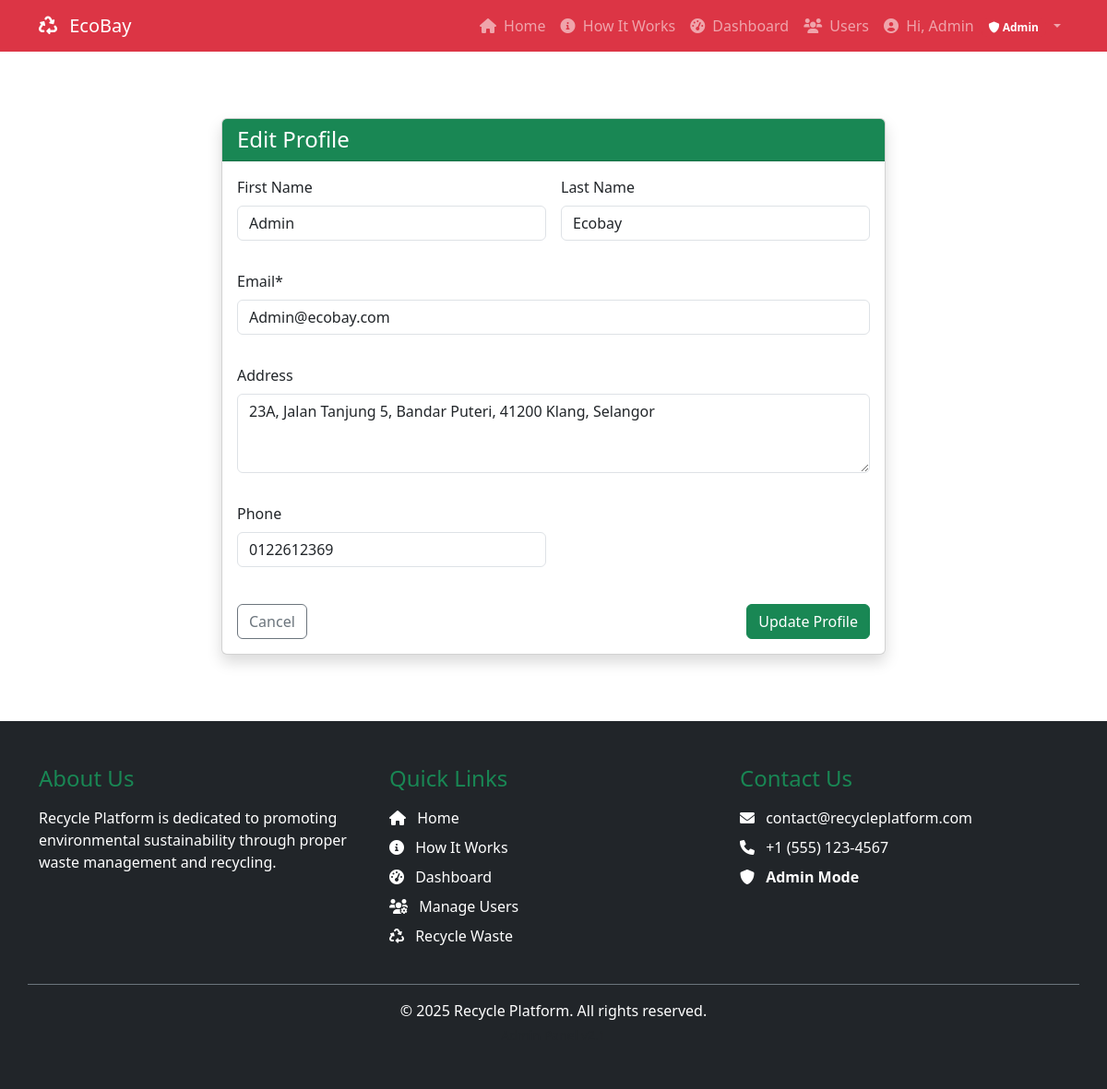
Screenshot of /profile/edit.php (signed in) with the database file from the repository.
### tables this page shows
CREATE TABLE `users` (
  `id` int(11) NOT NULL,
  `username` varchar(50) NOT NULL,
  `email` varchar(100) NOT NULL,
  `password` varchar(255) NOT NULL,
  `first_name` varchar(50) DEFAULT NULL,
  `last_name` varchar(50) DEFAULT NULL,
  `address` text DEFAULT NULL,
  `phone` varchar(20) DEFAULT NULL,
  `eco_points` int(11) DEFAULT 0,
  `created_at` timestamp NOT NULL DEFAULT current_timestamp(),
  `updated_at` timestamp NOT NULL DEFAULT current_timestamp() ON UPDATE current_timestamp(),
  `is_admin` tinyint(1) DEFAULT 0
);

### includes/functions.php (called while the page is built, shortened)
<?php
function getUserById($id) {
    global $pdo;
    $stmt = $pdo->prepare("SELECT * FROM users WHERE id = ?");
    $stmt->execute([$id]);
    return $stmt->fetch(PDO::FETCH_ASSOC);
}
?>

### profile/edit.php (the view, shortened to what this page needs)
<?php
$user = getUserById($_SESSION['user_id']);
?>
<?php include '../includes/header.php'; ?>
<div class="container py-5">
    <div class="row justify-content-center">
        <div class="col-lg-8">
            <div class="card shadow">
                <div class="card-header bg-success text-white">
                    <h2 class="h4 mb-0">Edit Profile</h2>
                </div>
                <div class="card-body">
                    <form action="edit.php" method="post">
                        <div class="row g-3">
                            <div class="col-md-6">
                                <div class="mb-3">
                                    <label class="form-label">First Name</label>
                                    <input type="text" class="form-control" name="first_name"
                                        value="<?= htmlspecialchars($user['first_name']) ?>" required>
                                </div>
                            </div>
                            <div class="col-md-6">
                                <div class="mb-3">
                                    <label class="form-label">Last Name</label>
                                    <input type="text" class="form-control" name="last_name"
                                        value="<?= htmlspecialchars($user['last_name']) ?>" required>
                                </div>
                            </div>
                            <div class="col-12">
                                <div class="mb-3">
                                    <label class="form-label">Email*</label>
                                    <input type="email" class="form-control" name="email"
                                        value="<?= htmlspecialchars($user['email']) ?>" required>
                                </div>
                            </div>
                            <div class="col-12">
                                <div class="mb-3">
                                    <label class="form-label">Address</label>
                                    <textarea class="form-control" name="address" rows="3"><?= htmlspecialchars($user['address']) ?></textarea>
                                </div>
                            </div>
                            <div class="col-md-6">
                                <div class="mb-3">
                                    <label class="form-label">Phone</label>
                                    <input type="text" class="form-control" name="phone"
                                        value="<?= htmlspecialchars($user['phone']) ?>">
                                </div>
                            </div>
                        </div>
                        <div class="d-flex justify-content-between mt-4">
                            <a href="view.php" class="btn btn-outline-secondary">Cancel</a>
                            <button type="submit" class="btn btn-success">Update Profile</button>
                        </div>
                    </form>
                </div>
            </div>
        </div>
    </div>
</div>
<?php include '../includes/footer.php'; ?>

### rows the page displays
users: first_name "Admin", last_name "Ecobay", email "Admin@ecobay.com", address "23A, Jalan Tanjung 5, Bandar Puteri, 41200 Klang, Selangor", phone "0122612369"

### other values shown
$_SESSION['username'] "Admin"
